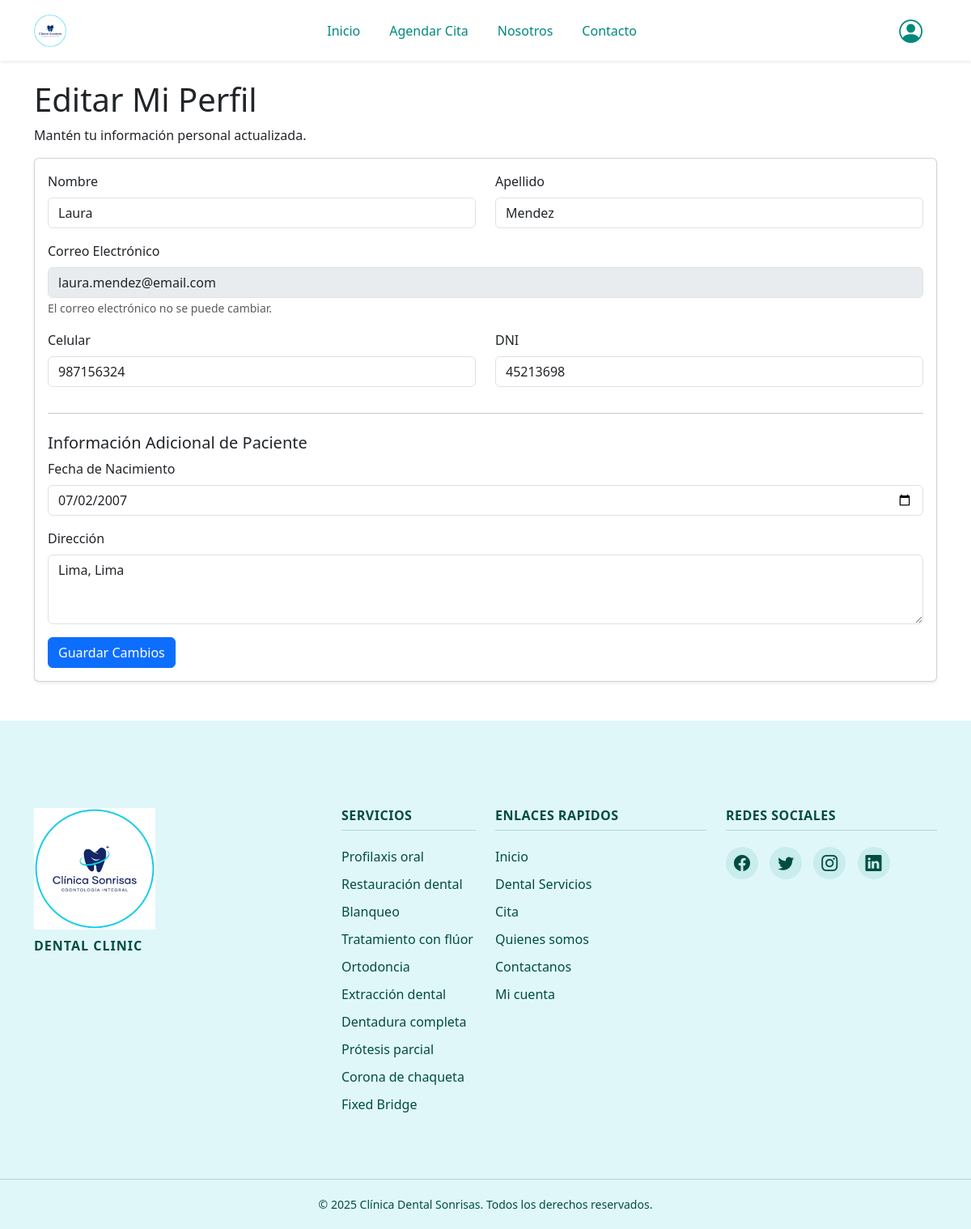
Screenshot of /paciente/editar_perfil.php (signed in) with the database file from the repository.
### tables this page shows
CREATE TABLE `pacientes` (
  `id_paciente` int(11) NOT NULL,
  `id_usuario` int(11) NOT NULL,
  `fecha_nacimiento` date DEFAULT NULL,
  `direccion` varchar(255) DEFAULT NULL
);

CREATE TABLE `usuarios` (
  `id_usuario` int(11) NOT NULL,
  `nombre` varchar(100) NOT NULL,
  `apellido` varchar(100) NOT NULL,
  `celular` varchar(20) DEFAULT NULL,
  `dni` varchar(20) DEFAULT NULL,
  `correo` varchar(100) NOT NULL,
  `password` varchar(255) NOT NULL,
  `rol` enum('paciente','doctor','administrador') NOT NULL,
  `estado` enum('activo','inactivo') NOT NULL DEFAULT 'activo',
  `fecha_registro` timestamp NOT NULL DEFAULT current_timestamp()
);

### paciente/editar_perfil.php (the view, shortened to what this page needs)
<?php
require_once __DIR__ . '/../includes/config.php';
$id_usuario = $_SESSION['id_usuario'];
$sql_get = "SELECT u.nombre, u.apellido, u.correo, u.celular, u.dni, p.fecha_nacimiento, p.direccion
            FROM usuarios u
            LEFT JOIN pacientes p ON u.id_usuario = p.id_usuario
            WHERE u.id_usuario = ?";
$stmt_get = $mysqli->prepare($sql_get);
$stmt_get->bind_param("i", $id_usuario);
$stmt_get->execute();
$usuario = $stmt_get->get_result()->fetch_assoc();
?>
<?php require_once ROOT_PATH . '/includes/header.php'; ?>
<h1>Editar Mi Perfil</h1>
<p>Mantén tu información personal actualizada.</p>
<div class="card shadow-sm">
    <div class="card-body">
        <form method="POST" action="<?php echo htmlspecialchars($_SERVER['PHP_SELF']); ?>" novalidate>
            <div class="row">
                <div class="col-md-6 mb-3">
                    <label for="nombre" class="form-label">Nombre</label>
                    <input type="text" class="form-control <?php echo (isset($errors['nombre'])) ? 'is-invalid' : ''; ?>" id="nombre" name="nombre" value="<?php echo htmlspecialchars($usuario['nombre']); ?>" required>
                </div>
                <div class="col-md-6 mb-3">
                    <label for="apellido" class="form-label">Apellido</label>
                    <input type="text" class="form-control <?php echo (isset($errors['apellido'])) ? 'is-invalid' : ''; ?>" id="apellido" name="apellido" value="<?php echo htmlspecialchars($usuario['apellido']); ?>" required>
                </div>
            </div>
            <div class="mb-3">
                   <label for="correo" class="form-label">Correo Electrónico</label>
                   <input type="email" class="form-control" id="correo" value="<?php echo htmlspecialchars($usuario['correo']); ?>" disabled readonly>
                   <small class="form-text text-muted">El correo electrónico no se puede cambiar.</small>
            </div>
            <div class="row">
                <div class="col-md-6 mb-3">
                    <label for="celular" class="form-label">Celular</label>
                    <input type="tel" class="form-control <?php echo (isset($errors['celular'])) ? 'is-invalid' : ''; ?>" id="celular" name="celular" value="<?php echo htmlspecialchars($usuario['celular'] ?? ''); ?>" required pattern="[0-9]{9}" title="Debe contener exactamente 9 dígitos numéricos" maxlength="9">
                </div>
                <div class="col-md-6 mb-3">
                    <label for="dni" class="form-label">DNI</label>
                    <input type="text" class="form-control <?php echo (isset($errors['dni'])) ? 'is-invalid' : ''; ?>" id="dni" name="dni" value="<?php echo htmlspecialchars($usuario['dni'] ?? ''); ?>" required pattern="[0-9]{8}" title="Debe contener exactamente 8 dígitos numéricos" maxlength="8">
                </div>
            </div>
            <?php if ($_SESSION['rol'] == 'paciente'): ?>
            <hr>
            <h5 class="mt-4">Información Adicional de Paciente</h5>
               <div class="mb-3">
                <label for="fecha_nacimiento" class="form-label">Fecha de Nacimiento</label>
                <input type="date" class="form-control <?php echo (isset($errors['fecha_nacimiento'])) ? 'is-invalid' : ''; ?>" id="fecha_nacimiento" name="fecha_nacimiento" value="<?php echo htmlspecialchars($usuario['fecha_nacimiento'] ?? ''); ?>" required max="<?php echo date('Y-m-d', strtotime('now - 18 years')); ?>">
            </div>
            <div class="mb-3">
                <label for="direccion" class="form-label">Dirección</label>
                <textarea class="form-control <?php echo (isset($errors['direccion'])) ? 'is-invalid' : ''; ?>" id="direccion" name="direccion" rows="3" required><?php echo htmlspecialchars($usuario['direccion'] ?? ''); ?></textarea>
            </div>
            <?php endif; ?>
            <button type="submit" class="btn btn-primary">Guardar Cambios</button>
        </form>
    </div>
</div>
<?php require_once ROOT_PATH . '/includes/footer.php'; ?>

### rows the page displays
pacientes: nombre "Laura", apellido "Mendez", id_usuario.correo "laura.mendez@email.com", celular "987156324", dni "45213698", fecha_nacimiento "07/02/2007", direccion "Lima, Lima"
